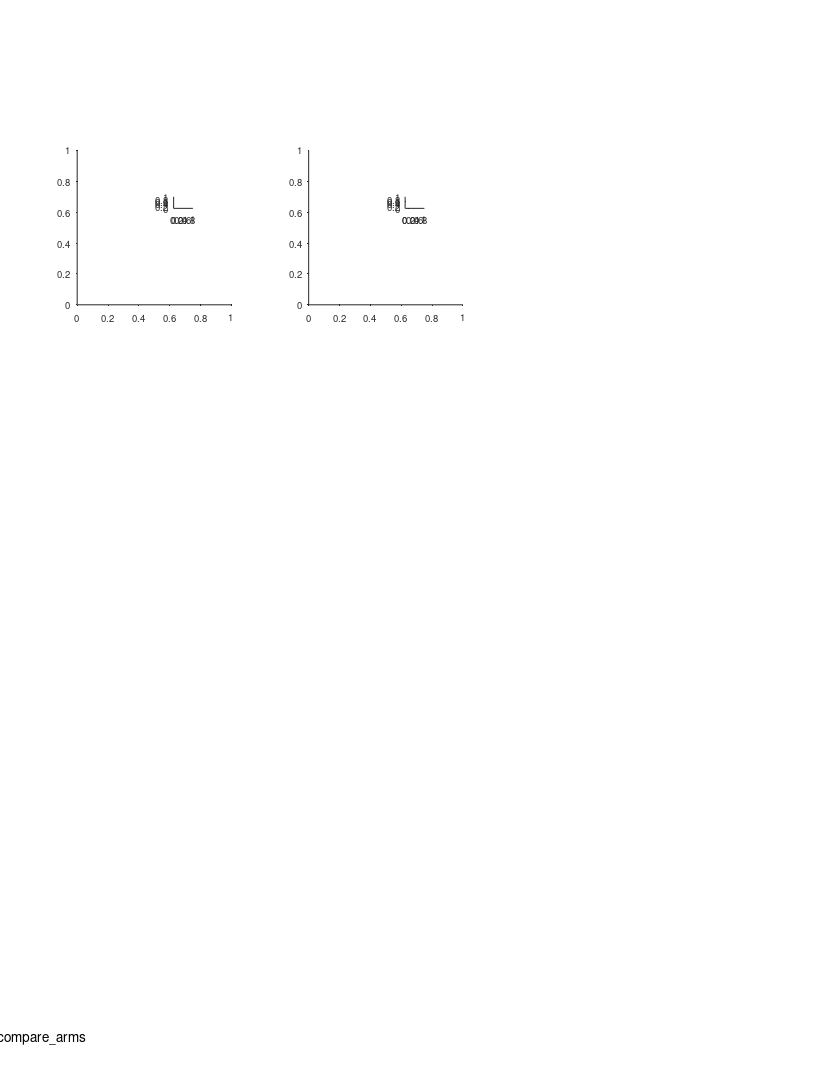

Reproduce this figure in MATLAB. (Note: this script raises an error after producing the figure.)
%% Large Scale - supp fig - comparing the two arms

%%
clear 
clc

%% define output files
res_dir = 'L:\paper_figures';
mkdir(res_dir)
fig_name_str = 'fig_S3_compare_arms';
fig_caption_str = 'compare firing patterns between the two arms (long vs. short)';
log_name_str = [fig_name_str '_log_file' '.txt'];
log_name_str = strrep(log_name_str , ':', '-');
log_name_str = strrep(log_name_str , ' ', '_');
log_name_out = fullfile(res_dir, log_name_str);

%% open log file
diary off
diary(log_name_out)
diary on
disp('Log file');
disp(['created: ', datestr(clock)]);
disp('======================================================');
disp([fig_name_str ':' fig_caption_str]);
disp('======================================================');
disp('');

%% create figure
% =========================================================================
% figure_size_cm = [21.0 29.7]; % ~A4
figure_size_cm = [21.6 27.9]; % ~US letter
figure ;
% Some WYSIWYG options:
set(gcf,'DefaultAxesFontSize',7);
set(gcf,'DefaultAxesFontName','helvetica');
set(gcf,'DefaultAxesUnits','centimeters');
set(gcf,'PaperType','usletter')
% set(gcf,'PaperType','<custom>');
set(gcf,'PaperUnits','centimeters','PaperPosition',[0 0 figure_size_cm]);
set(gcf,'PaperOrientation','portrait');
set(gcf,'Units','centimeters','Position',get(gcf,'paperPosition')+[0 0 0 0]); % position on screen...
set(gcf, 'Renderer', 'painters');
set(groot, 'defaultAxesTickDir', 'out');
set(groot,  'defaultAxesTickDirMode', 'manual');
annotation('textbox', [0.5 1 0 0], 'String',fig_name_str, 'HorizontalAlignment','center','Interpreter','none', 'FitBoxToText','on');
pause(0.2); % workaround to solve matlab automatically changing the axes positions...

% create panels
panels_size = [4 4];
panel_A(1) = axes('position', [ 2 20 panels_size]);
panel_A(2) = axes('position', [ 8 20 panels_size]);
panel_A_legend(1) = axes('position', [ 4.5 22.5 0.5 0.3]);
panel_A_legend(2) = axes('position', [10.5 22.5 0.5 0.3]);

%% load population data
% =========================================================================
prm = PARAMS_GetAll();
cells_t = DS_get_cells_summary();
bats = [79,148,34,9861,2289];
cells_t(~ismember(cells_t.bat, bats ),:) = [];
cells = cellfun(@(c)(cell_load_data(c,'details')), cells_t.cell_ID, 'UniformOutput',0);
cells = [cells{:}];
cells = [cells.details];
cells(~contains({cells.brain_area}, 'CA1')) = [];
cells(~ismember([cells.ClusterQuality], [2])) = [];
cells = cellfun(@(c)(cell_load_data(c,'details','stats')), {cells.cell_ID}, 'UniformOutput',0);
cells = [cells{:}];
cells_details = [cells.details];
cells_ID = {cells_details.cell_ID};
stats = [cells.stats];
stats = [stats.all];
cells_ID([stats.meanFR_all]>prm.inclusion.interneuron_FR_thr)=[];
clear cells stats cells_details cells_t
cells = cellfun(@(c)(cell_load_data(c,'details','stats','meanFR','stats','inclusion','signif','fields','FR_map','Ipos')), cells_ID, 'UniformOutput',0);
cells = [cells{:}];
whos cells

%% load LM data
exp_ID = 'b2289_d180615';
exp = exp_load_data(exp_ID,'LM');
LM = exp.LM;
% LM( contains({LM.name},{'ball','enter'}) ) = [];
turn_point_LM = LM( contains({LM.name},{'turn-point'}) );

%% panel A - compare fields size between short/long arms
% arrange data
fields_size = builtin('cell',length(cells),2);
for ii_dir = 1:2
    for ii_cell = 1:length(cells)
        cell = cells(ii_cell);
        if ~cell.signif(ii_dir).TF % check signif per direction
            continue;
        end
        fields = cell.fields{ii_dir};
        fields([fields.in_low_speed_area]) = []; % remove fields in low speed area
        pos = [fields.loc];
        width = [fields.width_prc];
        pos_thr = turn_point_LM.pos_proj;
        IX1 = pos <  pos_thr;
        IX2 = pos >= pos_thr;
        fields_size{ii_cell,ii_dir,1} = width(IX1);
        fields_size{ii_cell,ii_dir,2} = width(IX2);
    end
end
nFields = cellfun(@length, fields_size);
nFields(nFields==0) = nan;

% plot
% figure
axes(panel_A(1));
cla
hold on
text(-0.1,1.1, 'A', 'Units','normalized','FontWeight','bold');
for ii_dir = 1:2
    axes(panel_A(ii_dir));
%     subplot(1,2,ii_dir)
    cla
    hold on
    
    x1 = [fields_size{:,ii_dir,1}];
    x2 = [fields_size{:,ii_dir,2}];
    
    c = prm.graphics.colors.flight_directions{ii_dir};
    nBins = 15;
    h1 = histogram( x1 );
    h1.NumBins = nBins;
    h1.Normalization = 'pdf';
    h1.DisplayStyle = 'stairs';
    h1.EdgeColor = c;
    h1.LineWidth = 2; % long arm
    h2 = histogram( x2 );
    h2.NumBins = nBins;
    h2.Normalization = 'pdf';
    h2.DisplayStyle = 'stairs';
    h2.EdgeColor = c;
    h2.LineWidth = 1; % short arm
    [H,P_KS,KSSTAT] = kstest2(x1,x2);
    text(1,1,sprintf('P_{KS}=%.2f',P_KS),'Units','normalized','HorizontalAlignment','right','VerticalAlignment','top','FontSize',7);
    P_ranksum = ranksum(x1,x2);
%     text(1,0.9,sprintf('P_{Wilc}=%.2f',P_ranksum),'Units','normalized','HorizontalAlignment','right','VerticalAlignment','top','FontSize',7);
    ha=gca;
    ha.YScale = 'log';
%     title("dir "+ii_dir);
    xlabel('Field size (m)');
    ylabel('Probability');
end

%% add direction arrows
arrow_vec = 0.025*[-1 1];
arrow_y = 0.915*[1 1];
clear h
h(1)=annotation('arrow',      arrow_vec +0.18, arrow_y, 'Color', prm.graphics.colors.flight_directions{1});
h(2)=annotation('arrow', flip(arrow_vec)+0.46, arrow_y, 'Color', prm.graphics.colors.flight_directions{2});
[h.HeadWidth] = disperse([5 5]);
[h.HeadLength] = disperse([5 5]);

%% legend for long/short arms
for ii_dir = 1:2
    axes(panel_A_legend(ii_dir));
    cla
    hold on
    plot([1 2], [2 2], 'Color', prm.graphics.colors.flight_directions{ii_dir}, 'LineWidth', 2); % long arm
    plot([1 2], [1 1], 'Color', prm.graphics.colors.flight_directions{ii_dir}, 'LineWidth', 1); % shorty arm
    xlim([0.5 2.5])
    text(2.5, 1, 'Short arm', 'HorizontalAlignment','left','VerticalAlignment','middle','FontSize',7);
    text(2.5, 2, 'Long arm',  'HorizontalAlignment','left','VerticalAlignment','middle','FontSize',7);
    set(gca,'visible','off');
end

%% print/save the figure
fig_name_out = fullfile(res_dir, fig_name_str);
print(gcf, fig_name_out, '-dpdf', '-cmyk', '-painters');
% print(gcf, fig_name_out, '-dtiff', '-cmyk', '-painters');
% saveas(gcf , fig_name_out, 'fig');
disp('figure was successfully saved to pdf/tiff/fig formats');
